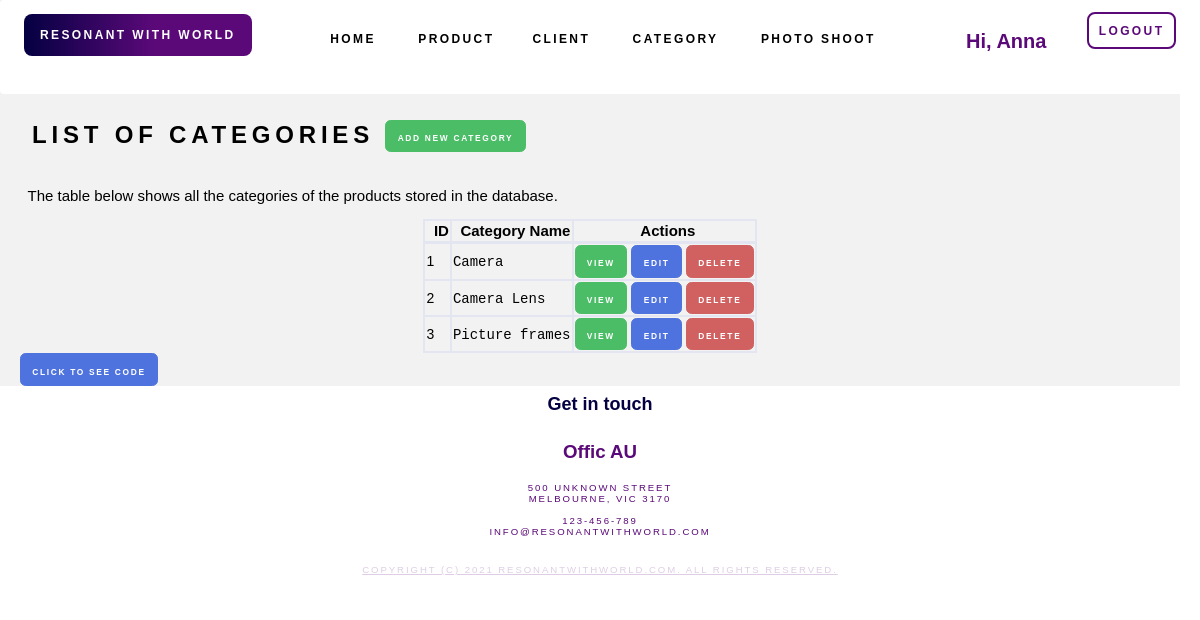
Screenshot of /category.php (signed in) with the database file from the repository.
### tables this page shows
CREATE TABLE `users` (
  `id` int(11) NOT NULL,
  `username` varchar(64) NOT NULL,
  `password` varchar(64) NOT NULL,
  `email` varchar(255) NOT NULL
);

CREATE TABLE `category` (
  `category_id` int(11) NOT NULL,
  `category_name` varchar(255) NOT NULL
);

### connection.php (called while the page is built, shortened)
<?php session_start();
$db_host = "localhost";
$db_username = "fit2104";
$db_passwd = "fit2104";
$db_name = "fit2104_assignment2";
$dsn = "mysql:host=$db_host;dbname=$db_name";
$dbh = new PDO($dsn,$db_username,$db_passwd);
$PAGE_ALLOWGUEST = isset($PAGE_ALLOWGUEST) ? $PAGE_ALLOWGUEST : false;
if (!isset($PAGE_ID) || $PAGE_ID !== 'login') {
    if (!isset($_SESSION['user_id'])) {
        $_SESSION['referer'] = $_SERVER['PHP_SELF'];
        if (!$PAGE_ALLOWGUEST) {
            header("Location: login.php");
            exit();
        }
    } else {
        $user_stmt = $dbh->prepare("SELECT * FROM `users` WHERE `id` = ?");
        if ($user_stmt->execute([$_SESSION['user_id']]) && $user_stmt->rowCount() == 1) {
            $user = $user_stmt->fetchObject();
            $PAGE_USERNAME = $user->username;
        } else {
            session_destroy();
            header("Location: login.php?action=error&message=" . urlencode('It seems your account is being invalidated. Please contact administrator for more information.'));
            exit();
        }
    }
}

### category.php (the view, shortened to what this page needs)
<?php
$PAGE_ID = "category";
require('TopMenu.php'); ?>
    <div id = page-body>
            <h2 class = 'title-text'>List of Categories
                <a href="category_add.php" class = 'btn btn-green'>
                <span class="button-text text-align-right">Add New Category</span>
                </a>
            </h2><br>
            <p class = 'text'>The table below shows all the categories of the products stored in the database.</p>
        <?php $categories = $dbh->prepare("SELECT * FROM `category`");
                    if ($categories->execute() && $categories->rowCount() > 0): ?>
                    <form method="post" action="category_delete.php">
                        <table class = 'center table-bordered' width="60%" cellspacing="0">
                            <thead>
                            <tr>
                                <th><span class = 'header-text'>ID</span></th>
                                <th><span class = 'header-text'>Category Name</span></th>
                                <th><span class = 'header-text'>Actions</span></th>
                            </tr>
                            </thead>
                            <tbody>
                            <?php while ($category = $categories->fetchObject()): ?>
                                <tr>
                                    <td><span class = 'table-text'><?= $category->category_id ?></span></td>
                                    <td><span class = 'table-text'><code><?= $category->category_name ?></code></span></td>
                                    <td align = 'center'>
                                            <a class="btn btn-green" href="category_detail.php?category_id=<?= $category->category_id ?>" ><span class = 'button-text'>View</span></a>
                                            <a class="btn btn-blue" href="category_edit.php?category_id=<?= $category->category_id ?>" ><span class = 'button-text'>Edit</span></a>
                                            <button type="submit" onClick='return confirm("Are you sure you want to delete this category?")' class = 'btn btn-red' name="category_id" value="<?= $category->category_id ?>"><span class = 'button-text'>Delete</span></button>
                                        </td>
                                </tr>
                            <?php endwhile; ?>
                            </tbody>
                        </table>
                        </form>
                    <?php else: ?>
                        <p class="text">There are no other categories in the database. </p>
                    <?php endif; ?>
        <a class="btn btn-blue" href="category_code.php" ><span class = 'button-text'>Click to see code</span></a>
    </div>
    <?php require('Footer.php'); ?>

### TopMenu.php (shortened to what this page needs)
<?php
require('connection.php');
?>
<!DOCTYPE html>
<html lang="en">
<head>
    <link rel="stylesheet" href= "./css/style.css" />
</head>
<body>
    <section id="header-wrapper">
        <div id="header" class="container">
            <div id = menuBar>
            <div id="menu">
                <li class="logo"><a href="index.php">Resonant with world</a></li>
                <ul>
                    <li <?= ($PAGE_ID == 'home') ? ' active' : '' ?>"><a href="index.php" >Home</a></li>
                    <li class = dropdown <?= ($PAGE_ID == 'products' ) ? ' active' : '' ?>"><a class = 'dropbtn'>Product</a>
                    <li class = dropdown <?= ($PAGE_ID == 'clients' ) ? ' active' : '' ?>"><a class = 'dropbtn'>Client</a>
                    </li>
                    <li class = dropdown <?= ($PAGE_ID == 'category' ) ? ' active' : '' ?>"><a class = 'dropbtn'>Category</a>
                </li>
                <li class = dropdown <?= ($PAGE_ID == 'photo-shoot' ) ? ' active' : '' ?>"><a class = 'dropbtn'>Photo  Shoot</a>
                </li>
                </ul>
                <?php if (empty($PAGE_USERNAME)): ?>
                        <li class="nav-item">
                            <a class="nav-link" href="login.php">
                                Login
                            </a>
                        </li>
                    <?php else: ?>
                        <li class="nav-item">
                            <a class="nav-link" href="logout.php" data-toggle="modal" data-target="#logoutModal">
                               Logout
                            </a>
                        </li>
                        <li class="nav-logout">
                           <p>
                              Hi, <?= $PAGE_USERNAME ?>
                            </p>
                        </li>
                    <?php endif; ?>
            </div>
            </div>
    </section>

### css/style.css (style rules this page uses)
html, body { height: 100%; }
body { margin: 0px; padding: 0px; font-family: 'Rubik', sans-serif; font-weight: 400; color: #000000; }
ul { margin-top: 0; padding: 0; list-style: none; }
#menu { position: fixed; left: 0; right: 0; background: white; border-radius: 4px; z-index: 3; }
#menu ul { text-align: center; overflow: hidden; }
#menu li { display: inline-block; }
#menu li a { display: block; margin-left: 0.50em; padding: 1em 1.5em; letter-spacing: 0.20em; text-decoration: none; font-size: 1vw; font-weight: 600; text-transform: uppercase; outline: 0; color: black; }
#menu li a, .dropbtn { display: inline-block; color: rgb(0, 0, 0); text-align: center; padding: 14px 16px; text-decoration: none; }
#menu .logo a { background: rgb(4,0,66); background: linear-gradient(90deg, rgba(4,0,66,1) 0%, rgba(91,9,121,1) 57%); border-radius: 8px; color: #FFF; position: absolute; margin-left: 2em; }
#menu .nav-item a { border:2px solid rgba(91,9,121,1); color: rgba(91,9,121,1); border-radius: 8px; position: absolute; right: 2em; top: 1em; padding: 0.8vw; }
#menu .nav-logout p { color: rgba(91,9,121,1); position: absolute; right: 12vw; top: 0em; padding: 0.8vw; font-size: 20px; font-weight:600; }
.table-bordered { border: 1px solid #e3e6f0; }
.table-bordered th, .table-bordered td { border: 1px solid #e3e6f0; }
.table-bordered thead th, .table-bordered thead td { border-bottom-width: 2px; }
.text-align-right { text-align: right; }
.button-text { font-family: 'Rubik', sans-serif; display: inline-block; letter-spacing: 0.20em; text-decoration: none; font-size: 0.7vw; font-weight: 600; text-transform: uppercase; outline: 0; color: white; }
.table-text { font-family: 'Rubik', sans-serif; display: inline-block; font-weight: 200; font-size: 14px; }
.title-text { font-family: 'Rubik', sans-serif; display: inline-block; margin-left: 0.50em; letter-spacing: 0.20em; text-decoration: none; font-size: 24px; font-weight: 600; text-transform: uppercase; outline: 0; color: rgb(0, 0, 0); }
.header-text { font-family: 'Rubik', sans-serif; margin-left: 0.50em; display: inline-block; text-decoration: none; font-size: 15px; font-weight: 600; outline: 0; color: rgb(0, 0, 0); }
.text { font-family: 'Rubik', sans-serif; margin-left: 0.50em; display: inline-block; text-decoration: none; font-size: 15px; font-weight: 100; outline: 0; color: rgb(0, 0, 0); }
#page-body { width: 95vw; background-color: #f2f2f2; padding-top: 100px; top: 13%; padding-left: 20px; padding-right: 20px; }
.btn { display: inline-block; font-weight: 400; color: #858796; text-align: center; vertical-align: middle; user-select: none; background-color: transparent; border: 1px solid transparent; padding: 0.2rem 0.7rem; font-size: 1rem; line-height: 1.5; border-radius: 0.35rem; transition: color 0.15s ease-in-out, background-color 0.15s ease-in-out, border-color 0.15s ease-in-out, box-shadow 0.15s ease-in-out; }
.btn:not(:disabled):not(.disabled) { cursor: pointer; }
.btn-green { color: #fff; background-color: #4bbd67; border-color: #4bbd67; }
.btn-red { color: #fff; background-color: #d16060; border-color: #d16060; }
.btn-blue { color: #fff; background-color: #4e73df; border-color: #4e73df; }
.center { margin-left: auto; margin-right: auto; }
.container { width: 100%; padding-right: 1rem; padding-left: 1rem; margin-right: auto; margin-left: auto; position: relative; }
.center { width: fit-content; margin: 0 auto; }

### rows the page displays
users: username "Anna"
category: category_id "1", category_name "Camera"
category: category_id "2", category_name "Camera Lens"
category: category_id "3", category_name "Picture frames"
